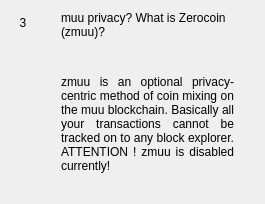
                  <widget class="QWidget" name="widgetFaq3" native="true">
                   <layout class="QHBoxLayout" name="horizontalpage_3" stretch="0,1">
                    <item alignment="Qt::AlignTop">
                     <widget class="QLabel" name="labelNumber3">
                      <property name="minimumSize">
                       <size>
                        <width>24</width>
                        <height>24</height>
                       </size>
                      </property>
                      <property name="maximumSize">
                       <size>
                        <width>16777215</width>
                        <height>24</height>
                       </size>
                      </property>
                      <property name="text">
                       <string>3</string>
                      </property>
                      <property name="alignment">
                       <set>Qt::AlignCenter</set>
                      </property>
                     </widget>
                    </item>
                    <item>
                     <layout class="QVBoxLayout" name="verticalLayoutpage_3">
                      <property name="leftMargin">
                       <number>20</number>
                      </property>
                      <property name="rightMargin">
                       <number>20</number>
                      </property>
                      <item>
                       <widget class="QLabel" name="labelSubtitle3">
                        <property name="text">
                         <string>muu privacy? What is Zerocoin (zmuu)?</string>
                        </property>
                        <property name="wordWrap">
                         <bool>true</bool>
                        </property>
                       </widget>
                      </item>
                      <item>
                       <spacer name="verticalSpacer_30">
                        <property name="orientation">
                         <enum>Qt::Vertical</enum>
                        </property>
                        <property name="sizeType">
                         <enum>QSizePolicy::Fixed</enum>
                        </property>
                        <property name="sizeHint" stdset="0">
                         <size>
                          <width>20</width>
                          <height>30</height>
                         </size>
                        </property>
                       </spacer>
                      </item>
                      <item>
                       <widget class="QLabel" name="labelContent3">
                        <property name="text">
                         <string>
                           &lt;html&gt;&lt;head/&gt;&lt;body&gt;&lt;p align=&quot;justify&quot;&gt;
                           zmuu is an optional privacy-centric method of coin mixing on the
                           muu blockchain. Basically all your transactions cannot be tracked
                           on to any block explorer. ATTENTION ! zmuu is disabled currently!
                           &lt;/p&gt;&lt;/body&gt;&lt;/html&gt;
                         </string>
                        </property>
                        <property name="alignment">
                         <set>Qt::AlignLeading|Qt::AlignLeft|Qt::AlignTop</set>
                        </property>
                        <property name="wordWrap">
                         <bool>true</bool>
                        </property>
                       </widget>
                      </item>
                      <item>
                       <spacer name="verticalSpacer_31">
                        <property name="orientation">
                         <enum>Qt::Vertical</enum>
                        </property>
                        <property name="sizeHint" stdset="0">
                         <size>
                          <width>20</width>
                          <height>20</height>
                         </size>
                        </property>
                       </spacer>
                      </item>
                     </layout>
                    </item>
                   </layout>
                  </widget>
